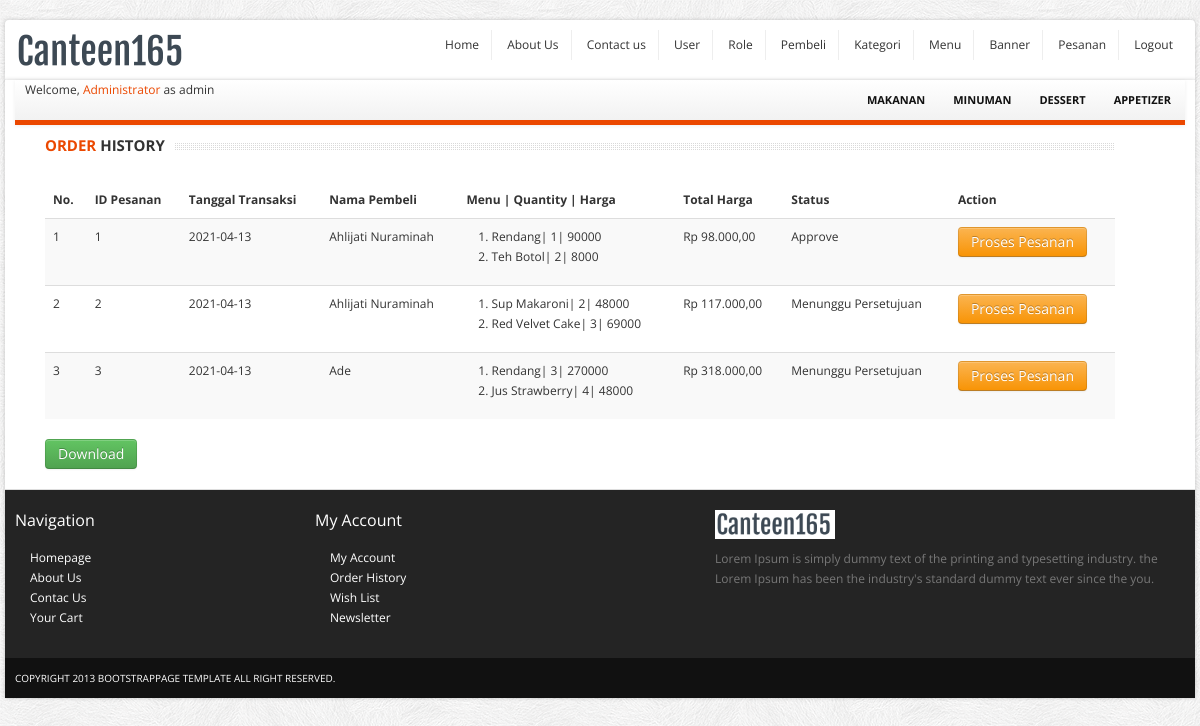
The page /index.php?p=pesananlist (signed in) on the database its author committed.
### tables this page shows
CREATE TABLE `tblcategory` (
  `id` int(11) NOT NULL,
  `nama` varchar(50) NOT NULL,
  `deskripsi` varchar(300) NOT NULL
);

CREATE TABLE `tblpesanan` (
  `id` int(11) NOT NULL,
  `idpembeli` int(11) NOT NULL,
  `totalharga` int(11) NOT NULL,
  `tanggaltransaksi` date NOT NULL,
  `status` varchar(20) NOT NULL
);

CREATE TABLE `tblaccount` (
  `id` int(11) NOT NULL,
  `nama` varchar(30) NOT NULL,
  `email` varchar(30) NOT NULL,
  `password` varchar(30) NOT NULL,
  `idrole` int(10) NOT NULL
);

CREATE TABLE `tbldetailpesanan` (
  `idpesanan` int(11) NOT NULL,
  `idmenu` int(11) NOT NULL,
  `quantity` int(11) NOT NULL
);

CREATE TABLE `tblmenu` (
  `id` int(11) NOT NULL,
  `nama` varchar(50) NOT NULL,
  `deskripsi` varchar(500) NOT NULL,
  `harga` int(11) NOT NULL,
  `idcategory` int(11) NOT NULL,
  `foto` varchar(100) NOT NULL
);

### inc.koneksi.php (called while the page is built, shortened)
<?php
class Connection{
   private $host = "localhost";
   private $struser = "root";
   private $strpassword = "";
   private $strdbname = "canteen165";
	function connect()
	{
	    $conn = mysqli_connect($this->host,$this->struser, $this->strpassword);
	 	 mysqli_select_db($conn, $this->strdbname);
		 $this->connection = $conn;
	}
}
?>

### class/class.Category.php (called while the page is built, shortened)
<?php
	class Category extends Connection
	{
		public function __get($atribute) {
			if (property_exists($this, $atribute)) {
				return $this->$atribute;
				}
		}
		public function SelectAllCategory(){
			$sql = "SELECT * FROM tblcategory";
			$result = mysqli_query($this->connection, $sql);
			$arrResult = Array();
			$cnt=0;
			if(mysqli_num_rows($result) > 0){
				while ($data = mysqli_fetch_array($result))
				{
					$objCategory = new Category();
					$objCategory->id=$data['id'];
					$objCategory->nama=$data['nama'];
					$objCategory->deskripsi=$data['deskripsi'];
					$arrResult[$cnt] = $objCategory;
					$cnt++;
				}
			}
			return $arrResult;
		}
 	}
?>

### class/class.Pesanan.php (called while the page is built, shortened)
<?php
	class Pesanan extends Connection
	{
		public function __get($atribute) {
			if (property_exists($this, $atribute)) {
				return $this->$atribute;
			}
		}
		public function SelectAllPesanan(){
			$sql = "SELECT a.*, c.nama as namapembeli FROM tblpesanan a JOIN  tblpembeli b ON a.idpembeli = b.id LEFT JOIN tblaccount c ON b.idaccount = c.id ORDER BY id ASC";
			$result = mysqli_query($this->connection, $sql);
			$arrResult = Array();
			$cnt=0;
			if(mysqli_num_rows($result) > 0){
				while ($data = mysqli_fetch_array($result))
				{
					$objPesanan = new Pesanan();
					$objPesanan->id=$data['id'];
					$objPesanan->idpembeli=$data['idpembeli'];
					$objPesanan->totalharga=$data['totalharga'];
					$objPesanan->namapembeli=$data['namapembeli'];
					$objPesanan->tanggaltransaksi=$data['tanggaltransaksi'];
					$objPesanan->status=$data['status'];
					$arrResult[$cnt] = $objPesanan;
					$cnt++;
				}
			}
			return $arrResult;
		}
 	}
?>

### class/class.DetailPesanan.php (called while the page is built, shortened)
<?php
	class DetailPesanan extends Connection
	{
		private $idpesanan =0;
		public function __get($atribute) {
			if (property_exists($this, $atribute)) {
				return $this->$atribute;
			}
		}
		public function SelectAllDetailPesanan(){
			$sql = "SELECT a.*, c.nama as namamenu,  c.harga FROM tbldetailpesanan a, tblmenu c where a.idmenu = c.id and a.idpesanan='$this->idpesanan'";
			$result = mysqli_query($this->connection, $sql);
			$arrResult = Array();
			$cnt=0;
			if(mysqli_num_rows($result) > 0){
				while ($data = mysqli_fetch_array($result))
				{
					$objDetailPesanan = new DetailPesanan();
					$objDetailPesanan->idmenu=$data['idmenu'];
					$objDetailPesanan->quantity=$data['quantity'];
					$objDetailPesanan->harga=$data['harga'];
					$objDetailPesanan->subtotal= $objDetailPesanan->harga * $objDetailPesanan->quantity;
					$objDetailPesanan->namamenu=$data['namamenu'];
					$arrResult[$cnt] = $objDetailPesanan;
					$cnt++;
				}
			}
			return $arrResult;
		}
	}
?>

### pages/pesananlist.php (the view)
<div class="container">
<div class="span11">
	<h4 class="title"><span class="text"><strong>Order</strong> History</span></h4>
	<table class="table table-striped">
		<thead>
		<tr>
			<th>No.</th>
			<th>ID Pesanan</th>
			<th>Tanggal Transaksi</th>
			<th>Nama Pembeli</th>
			<th>Menu | Quantity | Harga</th>
			<th>Total Harga</th>
			<th>Status</th>
			<th>Action</th>
		</tr>
		</thead>
	<?php
		require_once('./class/class.Pesanan.php');
		require_once('./class/class.DetailPesanan.php');
		$objPesanan = new Pesanan();
		$arrayResult = $objPesanan->SelectAllPesanan();
		if(count($arrayResult) == 0){
			echo '<tr><td colspan="4">Tidak ada data!</td></tr>';
		}else{
			$no = 1;
			foreach ($arrayResult as $dataPesanan) {
				$objDetailPesanan = new DetailPesanan();
				$objDetailPesanan->idpesanan = $dataPesanan->id;
				$arrayDetailPesanan = $objDetailPesanan->SelectAllDetailPesanan();
				echo '<tr>';
				echo '<td>'.$no.'</td>';
				echo '<td>'.$dataPesanan->id.'</td>';
				echo '<td>'.$dataPesanan->tanggaltransaksi.'</td>';
				echo '<td>'.$dataPesanan->namapembeli.'</td>';
				echo '<td>';
				echo '<ol>
				';
					foreach ($arrayDetailPesanan as $dataDetailPesanan) {
						echo '<li>'.$dataDetailPesanan->namamenu.'|&nbsp'.$dataDetailPesanan->quantity.'|&nbsp'.$dataDetailPesanan->subtotal.'</li>';
					}
				echo '</ol>';
				echo '</td>';
				echo '<td>Rp '.number_format($dataPesanan->totalharga,2,',','.').'</td>';
				echo '<td>'.$dataPesanan->status.'</td>';
				echo '<td><a class="btn btn-warning" href="index.php?p=pesanan&id='.$dataPesanan->id.'">Proses Pesanan</a>';
				echo '</tr>';
				$no++;
			}
		}
	?>
	</table>
		<a class="btn btn-success" href="pages/report_pesananlist.php">Download</a>
	</div>
</div>

### index.php (shortened to what this page needs)
<?php
	require "inc.koneksi.php";
?>
<!DOCTYPE html>
<html lang="en">
	<head>
		<link href="css/bootstrap.min.css" rel="stylesheet">
		<link href="css/bootstrap-responsive.min.css" rel="stylesheet">
		<link href="css/flexslider.css" rel="stylesheet"/>
		<link href="css/main.css" rel="stylesheet"/>
	</head>
    <body>
		<div id="top-bar" class="container">
			<div class="row">
				<div class="span4">
					<a href="index.php" class="logo pull-left"><img src="images/logo.png" class="site_logo" alt=""></a>
				</div>
				<div class="span8">
					<div id="menu_user" class="account pull-right">
						<ul class="user-menu">
						    <li><a href="index.php">Home</a></li>
							<li><a href="index.php?p=about">About Us</a></li>
							<li><a href="index.php?p=contact">Contact us</a></li>
							<?php
								if(isset($_SESSION["role"]))
							    {
									if($_SESSION["role"] == "admin")
									{
							?>
										<li><a href="index.php?p=accountlist">User</a></li>
										<li><a href="index.php?p=rolelist">Role</a></li>
										<li><a href="index.php?p=pembelilist">Pembeli</a></li>
										<li><a href="index.php?p=categorylist">Kategori</a></li>
										<li><a href="index.php?p=menulist">Menu</a></li>
										<li><a href="index.php?p=bannerlist">Banner</a></li>
										<li><a href="index.php?p=pesananlist">Pesanan</a></li>
							<?php
									}
									else
									{
							?>
										<li><a href="index.php?p=historypesanan">History Pesanan</a></li>
										<li><a href="index.php?p=cart">Keranjang</a></li>
							<?php
									}
							?>
									<li><a href="index.php?p=logout">Logout</a></li>
							<?php
							    }
							    else
								{
							?>
									<li><a href="index.php?p=register">Register</a></li>
									<li><a href="index.php?p=login">Login</a></li>
							<?php
								}
							?>
						</ul>
					</div>
				</div>
			</div>
		</div>
		<div id="wrapper" class="container">
		<div class="navbar-inner main-menu">
				<?php
				if(isset($_SESSION["nama"])){
					echo "Welcome,  <a href='index.php?p=editprofile'>" . $_SESSION["nama"]. "</a> as " . $_SESSION["role"];
				}
				?>
					<nav id="menu" class="pull-right">
					<ul>
					<?php
					require_once('./class/class.Category.php');
					$objCategory = new Category();
					$arrayResult = $objCategory->SelectAllCategory();
					foreach ($arrayResult as $dataCategory) {
						echo '<li><a href="index.php?p=products&id='.$dataCategory->id.'">'.$dataCategory->nama.'</a>';
						echo '</li>';
					}
					?>
						</ul>
					</nav>
				</div>
			<section id="content">
			<div id="konten">
				<?php
				$pages_dir = 'pages';
				if(!empty($_GET['p'])){
					$pages = scandir($pages_dir, 0);
					unset($pages[0], $pages[1]);
					$p = $_GET['p'];
					if(in_array($p.'.php', $pages)){
						include($pages_dir.'/'.$p.'.php');
					} else {
						echo 'Halaman tidak ditemukan! :(';
					}
				} else {
					include($pages_dir.'/home.php');
				}
				?>
			</div>
			</section>
			<section id="footer-bar">
				<div class="row">
					<div class="span3">
						<h4>Navigation</h4>
						<ul class="nav">
							<li><a href="index.php">Homepage</a></li>
							<li><a href="index.php?p=about">About Us</a></li>
							<li><a href="./contact.html">Contac Us</a></li>
							<li><a href="./cart.html">Your Cart</a></li>
						</ul>
					</div>
					<div class="span4">
						<h4>My Account</h4>
						<ul class="nav">
							<li><a href="index.php?p=editprofile">My Account</a></li>
							<li><a href="index.php?p=history">Order History</a></li>
							<li><a href="#">Wish List</a></li>
							<li><a href="#">Newsletter</a></li>
						</ul>
					</div>
					<div class="span5">
						<p class="logo"><img src="images/logo.png" class="site_logo" alt=""></p>
						<p>Lorem Ipsum is simply dummy text of the printing and typesetting industry. the  Lorem Ipsum has been the industry's standard dummy text ever since the you.</p>
						<br/>
						<span class="social_icons">
							<a class="facebook" href="#">Facebook</a>
							<a class="twitter" href="#">Twitter</a>
							<a class="skype" href="#">Skype</a>
							<a class="vimeo" href="#">Vimeo</a>
						</span>
					</div>
				</div>
			</section>
			<section id="copyright">
				<span>Copyright 2013 bootstrappage template  All right reserved.</span>
			</section>
		</div>
    </body>
</html>

### css/main.css (style rules this page uses)
body { font-size: 12px; font-family: 'Open Sans', arial, tahoma, sans-serif; background:url(images/bg.png) repeat 0 0 fixed; }
ul li a,a { color:#333; outline:0; -webkit-transition: all 0.2s linear; -moz-transition: all 0.2s linear; -o-transition: all 0.2s linear; -ms-transition: all 0.2s linear; transition: all 0.2s linear; }
a { color:#eb4800; }
#wrapper,#top-bar { background: #fff; margin: 20px auto 20px auto; box-shadow: 0px 0px 4px 0px rgba(0, 0, 0, 0.2); -moz-box-shadow: 0px 0px 4px 0px rgba(0, 0, 0, 0.2); -webkit-box-shadow: 0px 0px 4px 0px rgba(0, 0, 0, 0.2); padding:0px 10px; }
section.homepage-slider, section.navbar, section.google_map, section#footer-bar, section#copyright { margin-left: -10px; margin-right: -10px; }
#top-bar { background-color:#fff; padding:10px; margin: 20px auto -22px auto; -webkit-border-radius: 4px; -moz-border-radius: 4px; border-radius: 4px; }
#top-bar .user-menu { margin: 0; padding: 0; list-style: none; }
#top-bar .user-menu li { display: inline-block; *display: inline; zoom: 1; border-right: 1px solid #eee; padding: 5px 12px; }
#top-bar .user-menu li:last-child { border-right:0; }
section#footer-bar, section#copyright { padding:10px 10px; }
section#footer-bar { margin-top:20px; padding-top:10px; background-color:#242424; border-top:1px solid #ddd; color:#777; }
section#footer-bar p.logo { margin-top:10px; width:120px; }
section#footer-bar a { text-indent:15px; color:#fff; }
section#footer-bar .nav a { background: url(images/trigger_right.png) no-repeat 5px 7px; }
section#footer-bar h4 { padding: 0; font-size: 16px; color: #fff; font-weight:normal; margin: 10px 0 18px; }
section#footer-bar .social_icons a { display: block; float: left; width: 29px; height: 28px; text-indent: -9999px; background-image: url(images/social-icons.png); background-repeat: no-repeat; margin-right: 10px; -webkit-transition: all 0.4s; -moz-transition: all 0.4s; -o-transition: all 0.4s; -ms-transition: all 0.4s; transition: all 0.4s; }
section#footer-bar .social_icons a.twitter { background-position: -38px 0; }
section#footer-bar .social_icons a.skype { background-position: -76px 0; }
section#footer-bar .social_icons a.vimeo { background-position: -115px 0; }
section#copyright { background-color:#111111; color:#fff; font-size:10px; text-transform:uppercase; }
.navbar-inner.main-menu { height: 40px; padding-left:10px; padding-right:0; border-right: 0; border-left: 0; border-top: 0; border-bottom:5px solid #eb4800; -webkit-border-radius: 0; -moz-border-radius: 0; border-radius: 0; filter: none; }
#menu > ul { display: block; margin-left:0; }
#menu > ul > li { list-style: none; float: left; position: relative; margin-right: 0px; }
#menu > ul > li > a { font-size: 11px; color: #111; display: block; text-transform: uppercase; font-weight: bold; text-align: center; padding: 10px 14px; }
h4.title { background: url(images/line_bar.png) 0 8px repeat-x; padding-bottom:5px; margin-bottom:15px; overflow:hidden; text-transform:uppercase; font-size:15px; min-height:27px; width:100%; }
h4.title strong { color:#eb4800; }
h4.title span.text { background-color:#fff; padding-right:10px; }

### rows shown on the page
tblcategory: nama "MAKANAN"
tblcategory: nama "MINUMAN"
tblcategory: nama "DESSERT"
tblcategory: nama "APPETIZER"
tblpesanan: id "1", tanggaltransaksi "2021-04-13", tblaccount.nama "Ahlijati Nuraminah", totalharga "98.000,00", status "Approve"
tbldetailpesanan: idmenu.nama "Rendang", quantity "1", idmenu.harga "90000"
tbldetailpesanan: idmenu.nama "Teh Botol", quantity "2", idmenu+quantity "8000"
tblpesanan: id "2", tanggaltransaksi "2021-04-13", tblaccount.nama "Ahlijati Nuraminah", totalharga "117.000,00", status "Menunggu Persetujuan"
tbldetailpesanan: idmenu.nama "Sup Makaroni", quantity "2", idmenu+quantity "48000"
tbldetailpesanan: idmenu.nama "Red Velvet Cake", quantity "3", idmenu+quantity "69000"
tblpesanan: id "3", tanggaltransaksi "2021-04-13", tblaccount.nama "Ade", totalharga "318.000,00", status "Menunggu Persetujuan"
tbldetailpesanan: idmenu.nama "Rendang", quantity "3", idmenu+quantity "270000"
tbldetailpesanan: idmenu.nama "Jus Strawberry", quantity "4", idmenu+quantity "48000"

### other values the page prints
$_SESSION["nama"] "Administrator"
$_SESSION["role"] "admin"
